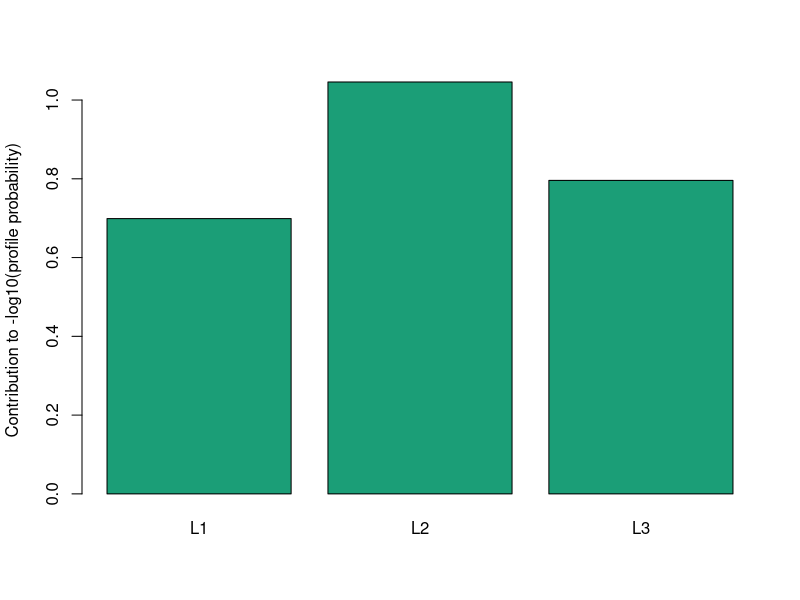

This chart was generated by the following R code:
## ---- chunk 1
#| label: profile-inputs
frequencies <- list(
  L1=c(`10`=0.5, `11`=0.3, `12`=0.2),
  L2=c(`8`=0.6, `9`=0.3, `10`=0.1),
  L3=c(`14`=0.4, `15`=0.4, `16`=0.2)
)
profile <- list(L1=c("10","12"), L2=c("9","9"), L3=c("14","16"))
stopifnot(identical(names(profile),names(frequencies)))
data.frame(locus=names(profile),
           genotype=vapply(profile,paste,character(1),collapse=" / "))
## ---- chunk 2
#| label: genotype-probability
check_frequencies <- function(p) {
  stopifnot(is.numeric(p),length(p)>0,!is.null(names(p)),
            !anyDuplicated(names(p)),all(is.finite(p)),all(p>=0),
            abs(sum(p)-1)<1e-12)
}
genotype_probability <- function(g,p) {
  check_frequencies(p)
  stopifnot(length(g)==2,all(g %in% names(p)))
  if (g[1]==g[2]) unname(p[g[1]]^2) else unname(2*p[g[1]]*p[g[2]])
}
probabilities <- vapply(names(profile), function(locus) {
  genotype_probability(profile[[locus]],frequencies[[locus]])
}, numeric(1))
stopifnot(max(abs(probabilities-c(0.2,0.09,0.16)))<1e-12,
          genotype_probability(c("12","10"),frequencies$L1)==probabilities[1])
probabilities
## ---- chunk 3
#| label: enumerate-genotypes
all_genotypes <- function(p) {
  pairs <- expand.grid(a=names(p),b=names(p),stringsAsFactors=FALSE)
  pairs <- pairs[match(pairs$a,names(p))<=match(pairs$b,names(p)),]
  pairs$probability <- vapply(seq_len(nrow(pairs)),function(i) {
    genotype_probability(c(pairs$a[i],pairs$b[i]),p)
  },numeric(1))
  pairs
}
stopifnot(all(vapply(frequencies,function(p) {
  abs(sum(all_genotypes(p)$probability)-1)<1e-12
},logical(1))))
all_genotypes(frequencies$L1)
## ---- chunk 4
#| label: fixed-profile-probability
rmp <- prod(probabilities)
stopifnot(abs(rmp-0.00288)<1e-12)
c(random_match_probability=rmp, reciprocal=1/rmp)
barplot(-log10(probabilities),names.arg=names(probabilities),
        ylab="Contribution to -log10(profile probability)",col="#1b9e77")
## ---- chunk 5
#| label: log-probability-check
stopifnot(abs(exp(sum(log(probabilities)))-rmp)<1e-12)
## ---- chunk 6
#| label: random-pair-agreement
pair_match <- prod(vapply(frequencies,function(p) {
  sum(all_genotypes(p)$probability^2)
},numeric(1)))
c(fixed_profile=rmp,two_random_profiles=pair_match)
## ---- chunk 7
#| label: subpopulation-frequencies
pop_A <- frequencies
pop_B <- list(L1=c(`10`=0.2,`11`=0.3,`12`=0.5),
              L2=c(`8`=0.2,`9`=0.5,`10`=0.3),
              L3=c(`14`=0.7,`15`=0.2,`16`=0.1))
profile_probability <- function(freq) {
  prod(vapply(names(profile),function(locus) {
    genotype_probability(profile[[locus]],freq[[locus]])
  },numeric(1)))
}
pooled <- Map(function(a,b) (a+b)/2,pop_A,pop_B)
correct_mixture <- 0.5*profile_probability(pop_A)+0.5*profile_probability(pop_B)
pooled_HWE_product <- profile_probability(pooled)
# Even multiplying the correct marginal genotype probabilities loses shared ancestry.
marginal_product <- prod(vapply(names(profile),function(locus) {
  0.5*genotype_probability(profile[[locus]],pop_A[[locus]])+
    0.5*genotype_probability(profile[[locus]],pop_B[[locus]])
},numeric(1)))
stopifnot(abs(correct_mixture-0.00494)<1e-12,
          abs(pooled_HWE_product-correct_mixture)>1e-6,
          abs(marginal_product-correct_mixture)>1e-6)
c(mixture_of_profile_probabilities=correct_mixture,
  pooled_frequency_HWE_product=pooled_HWE_product,
  product_of_marginal_genotype_probabilities=marginal_product)
## ---- chunk 8
#| label: source-likelihood-ratio
LR <- 1/rmp
LR
## ---- chunk 9
#| label: hypothetical-prior-sensitivity
prior <- c(0.001,0.01,0.5)
posterior <- LR*prior/(LR*prior+1-prior)
data.frame(hypothetical_prior=prior,posterior_source_probability=posterior)
## ---- chunk 10
#| label: repeated-profile-search
N <- c(1,100,1000)
data.frame(draws=N,expected_matches=N*rmp,
           probability_at_least_one=-expm1(N*log1p(-rmp)))
## ---- chunk 11
changed <- profile
changed$L2 <- c("8","9")
changed_rmp <- prod(vapply(names(changed),function(locus) {
  genotype_probability(changed[[locus]],frequencies[[locus]])
},numeric(1)))
stopifnot(abs(changed_rmp-0.01152)<1e-12)
changed_rmp
